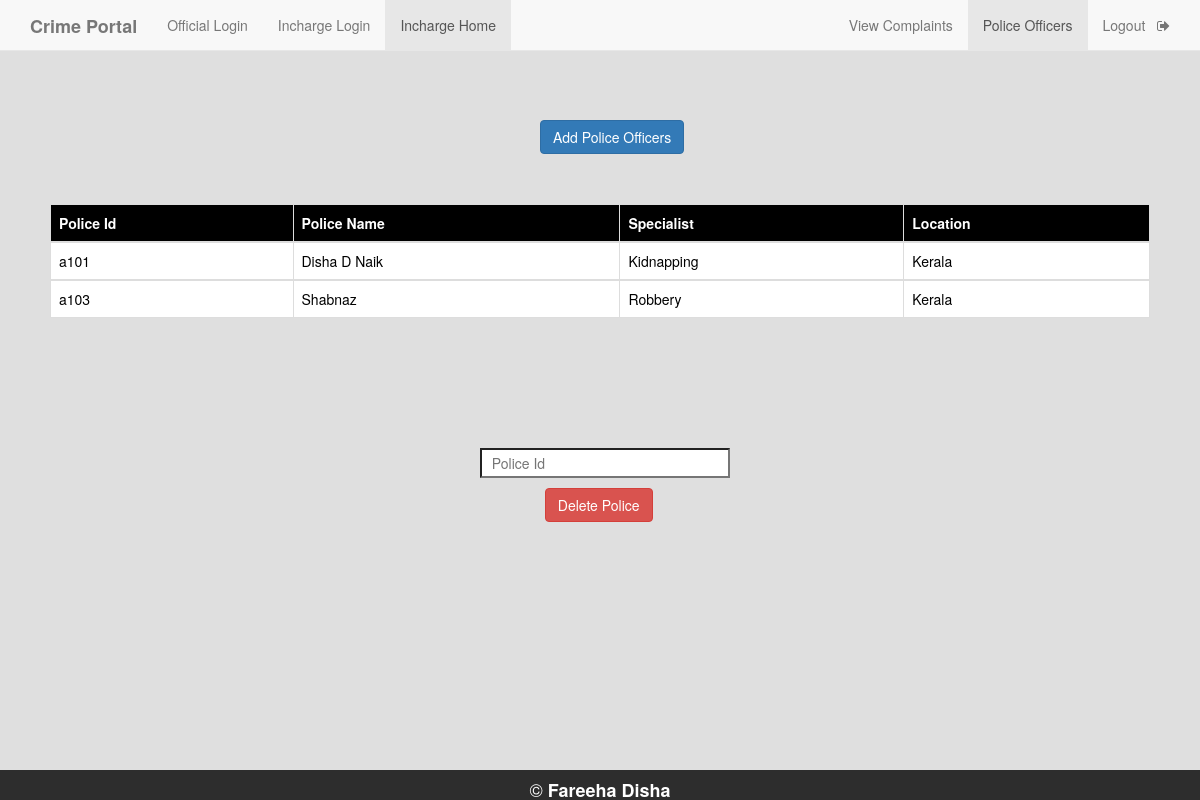
Page /incharge_view_police.php (signed in) on the committed database.
### tables this page shows
CREATE TABLE `police` (
  `p_name` varchar(50) NOT NULL,
  `p_id` varchar(50) NOT NULL,
  `spec` varchar(50) NOT NULL,
  `location` varchar(50) NOT NULL,
  `p_pass` varchar(50) NOT NULL
);

### incharge_view_police.php (the view, shortened to what this page needs)
<!DOCTYPE html>
<html>
<head>
    <?php
    $conn=mysqli_connect("localhost","root","");
    mysqli_select_db($conn,"crime_portal");
    $i_id=$_SESSION['email'];
    $result1=mysqli_query($conn,"SELECT location FROM police_station where i_id='$i_id'");
    $q2=mysqli_fetch_assoc($result1);
    $location=$q2['location'];
    $result=mysqli_query($conn,"select p_id,p_name,spec,location from police where location='$location'");
    ?>
	<link rel="stylesheet" type="text/css" href="https://maxcdn.bootstrapcdn.com/bootstrap/3.3.5/css/bootstrap.min.css">
	<link rel="stylesheet" type="text/css" href="https://maxcdn.bootstrapcdn.com/font-awesome/4.4.0/css/font-awesome.min.css">
</head>
<body style="background-color: #dfdfdf">
	<nav  class="navbar navbar-default navbar-fixed-top">
  <div class="container">
    <div class="navbar-header">
      <a class="navbar-brand" href="home.php"><b>Crime Portal</b></a>
    </div>
    <div id="navbar" class="collapse navbar-collapse">
      <ul class="nav navbar-nav">
        <li><a href="official_login.php">Official Login</a></li>
        <li><a href="inchargelogin.php">Incharge Login</a></li>
        <li class="active"><a href="incharge_view_police.php">Incharge Home</a></li>
      </ul>
      <ul class="nav navbar-nav navbar-right">
        <li><a href="Incharge_complain_page.php">View Complaints</a></li>
        <li class="active" ><a href="incharge_view_police.php">Police Officers</a></li>
        <li><a href="inc_logout.php">Logout &nbsp <i class="fa fa-sign-out" aria-hidden="true"></i></a></li>
      </ul>
    </div>
  </div>
 </nav>
 <div  style="margin-top: 10%;margin-left: 45%">
   <a href="police_add.php"><input  type="button" name="add" value="Add Police Officers" class="btn btn-primary"></a>
 </div>
    <div style="padding:50px;">
   <table class="table table-bordered">
    <thead class="thead-dark" style="background-color: black; color: white;">
      <tr>
        <th scope="col">Police Id</th>
        <th scope="col">Police Name</th>
        <th scope="col">Specialist</th>
        <th scope="col">Location</th>
      </tr>
    </thead>
<?php
      while($rows=mysqli_fetch_assoc($result)){
    ?>
    <tbody style="background-color: white; color: black;">
      <tr>
        <td><?php echo $rows['p_id']; ?></td>
        <td><?php echo $rows['p_name']; ?></td>
        <td><?php echo $rows['spec']; ?></td>
        <td><?php echo $rows['location']; ?></td>
      </tr>
    </tbody>
    <?php
    }
    ?>
</table>
 </div>
    <form style="margin-top: 5%; margin-left: 40%;" method="post">
      <input type="text" name="pid" style="width: 250px; height: 30px; background-color:white;" placeholder="&nbsp Police Id" id="ciid" onfocusout="f1()" required>
        <div>
      <input class="btn btn-danger" type="submit" value="Delete Police" name="s2" style="margin-top: 10px; margin-left: 9%;">
        </div>
    </form>
<div style="position: fixed;
   left: 0;
   bottom: 0;
   width: 100%;
   height: 30px;
   background-color: rgba(0,0,0,0.8);
   color: white;
   text-align: center;">
  <h4 style="color: white;">&copy <b>Fareeha Disha</b></h4>
</div>
</body>
</html>

### rows in the picture
police: p_id "a101", p_name "Disha D Naik", spec "Kidnapping", location "Kerala"
police: p_id "a103", p_name "Shabnaz", spec "Robbery", location "Kerala"
